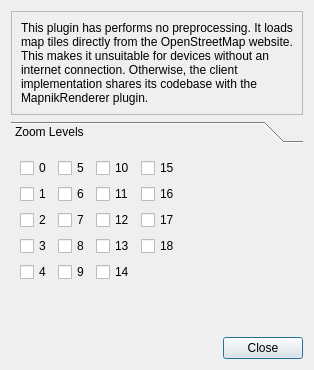
<?xml version="1.0" encoding="UTF-8"?>
<ui version="4.0">
 <class>ORSettingsDialog</class>
 <widget class="QDialog" name="ORSettingsDialog">
  <property name="sizePolicy">
   <sizepolicy hsizetype="Fixed" vsizetype="Fixed">
    <horstretch>0</horstretch>
    <verstretch>0</verstretch>
   </sizepolicy>
  </property>
  <property name="windowTitle">
   <string>OSM Renderer Settings</string>
  </property>
  <layout class="QVBoxLayout" name="verticalLayout_2">
   <item>
    <widget class="QFrame" name="frame">
     <property name="frameShape">
      <enum>QFrame::StyledPanel</enum>
     </property>
     <property name="frameShadow">
      <enum>QFrame::Raised</enum>
     </property>
     <layout class="QVBoxLayout" name="verticalLayout">
      <item>
       <widget class="QLabel" name="label">
        <property name="text">
         <string>This plugin has performs no preprocessing. It loads map tiles directly from the OpenStreetMap website. This makes it unsuitable for devices without an internet connection. Otherwise, the client implementation shares its codebase with the MapnikRenderer plugin.</string>
        </property>
        <property name="wordWrap">
         <bool>true</bool>
        </property>
       </widget>
      </item>
     </layout>
    </widget>
   </item>
   <item>
    <widget class="QToolBox" name="toolBox">
     <property name="currentIndex">
      <number>0</number>
     </property>
     <widget class="QWidget" name="page">
      <property name="geometry">
       <rect>
        <x>0</x>
        <y>0</y>
        <width>478</width>
        <height>148</height>
       </rect>
      </property>
      <attribute name="label">
       <string>Zoom Levels</string>
      </attribute>
      <layout class="QGridLayout" name="gridLayout" columnstretch="0,0,0,1">
       <item row="0" column="0">
        <widget class="QCheckBox" name="zoom0">
         <property name="text">
          <string>0</string>
         </property>
        </widget>
       </item>
       <item row="0" column="1">
        <widget class="QCheckBox" name="zoom5">
         <property name="text">
          <string>5</string>
         </property>
        </widget>
       </item>
       <item row="0" column="2">
        <widget class="QCheckBox" name="zoom10">
         <property name="text">
          <string>10</string>
         </property>
        </widget>
       </item>
       <item row="0" column="3">
        <widget class="QCheckBox" name="zoom15">
         <property name="text">
          <string>15</string>
         </property>
        </widget>
       </item>
       <item row="1" column="0">
        <widget class="QCheckBox" name="zoom1">
         <property name="text">
          <string>1</string>
         </property>
        </widget>
       </item>
       <item row="1" column="1">
        <widget class="QCheckBox" name="zoom6">
         <property name="text">
          <string>6</string>
         </property>
        </widget>
       </item>
       <item row="1" column="2">
        <widget class="QCheckBox" name="zoom11">
         <property name="text">
          <string>11</string>
         </property>
        </widget>
       </item>
       <item row="1" column="3">
        <widget class="QCheckBox" name="zoom16">
         <property name="text">
          <string>16</string>
         </property>
        </widget>
       </item>
       <item row="2" column="0">
        <widget class="QCheckBox" name="zoom2">
         <property name="text">
          <string>2</string>
         </property>
        </widget>
       </item>
       <item row="2" column="1">
        <widget class="QCheckBox" name="zoom7">
         <property name="text">
          <string>7</string>
         </property>
        </widget>
       </item>
       <item row="2" column="2">
        <widget class="QCheckBox" name="zoom12">
         <property name="text">
          <string>12</string>
         </property>
        </widget>
       </item>
       <item row="2" column="3">
        <widget class="QCheckBox" name="zoom17">
         <property name="text">
          <string>17</string>
         </property>
        </widget>
       </item>
       <item row="3" column="0">
        <widget class="QCheckBox" name="zoom3">
         <property name="text">
          <string>3</string>
         </property>
        </widget>
       </item>
       <item row="3" column="1">
        <widget class="QCheckBox" name="zoom8">
         <property name="text">
          <string>8</string>
         </property>
        </widget>
       </item>
       <item row="3" column="2">
        <widget class="QCheckBox" name="zoom13">
         <property name="text">
          <string>13</string>
         </property>
        </widget>
       </item>
       <item row="3" column="3">
        <widget class="QCheckBox" name="zoom18">
         <property name="text">
          <string>18</string>
         </property>
        </widget>
       </item>
       <item row="4" column="0">
        <widget class="QCheckBox" name="zoom4">
         <property name="text">
          <string>4</string>
         </property>
        </widget>
       </item>
       <item row="4" column="1">
        <widget class="QCheckBox" name="zoom9">
         <property name="sizePolicy">
          <sizepolicy hsizetype="Fixed" vsizetype="Fixed">
           <horstretch>0</horstretch>
           <verstretch>0</verstretch>
          </sizepolicy>
         </property>
         <property name="text">
          <string>9</string>
         </property>
        </widget>
       </item>
       <item row="4" column="2">
        <widget class="QCheckBox" name="zoom14">
         <property name="text">
          <string>14</string>
         </property>
        </widget>
       </item>
       <item row="5" column="2">
        <spacer name="verticalSpacer">
         <property name="orientation">
          <enum>Qt::Vertical</enum>
         </property>
         <property name="sizeHint" stdset="0">
          <size>
           <width>20</width>
           <height>40</height>
          </size>
         </property>
        </spacer>
       </item>
      </layout>
     </widget>
    </widget>
   </item>
   <item>
    <layout class="QHBoxLayout" name="horizontalLayout">
     <item>
      <spacer name="horizontalSpacer">
       <property name="orientation">
        <enum>Qt::Horizontal</enum>
       </property>
       <property name="sizeHint" stdset="0">
        <size>
         <width>40</width>
         <height>20</height>
        </size>
       </property>
      </spacer>
     </item>
     <item>
      <widget class="QPushButton" name="pushButton">
       <property name="text">
        <string>Close</string>
       </property>
      </widget>
     </item>
    </layout>
   </item>
  </layout>
 </widget>
 <resources/>
 <connections>
  <connection>
   <sender>pushButton</sender>
   <signal>clicked()</signal>
   <receiver>ORSettingsDialog</receiver>
   <slot>accept()</slot>
   <hints>
    <hint type="sourcelabel">
     <x>369</x>
     <y>265</y>
    </hint>
    <hint type="destinationlabel">
     <x>148</x>
     <y>230</y>
    </hint>
   </hints>
  </connection>
 </connections>
</ui>
